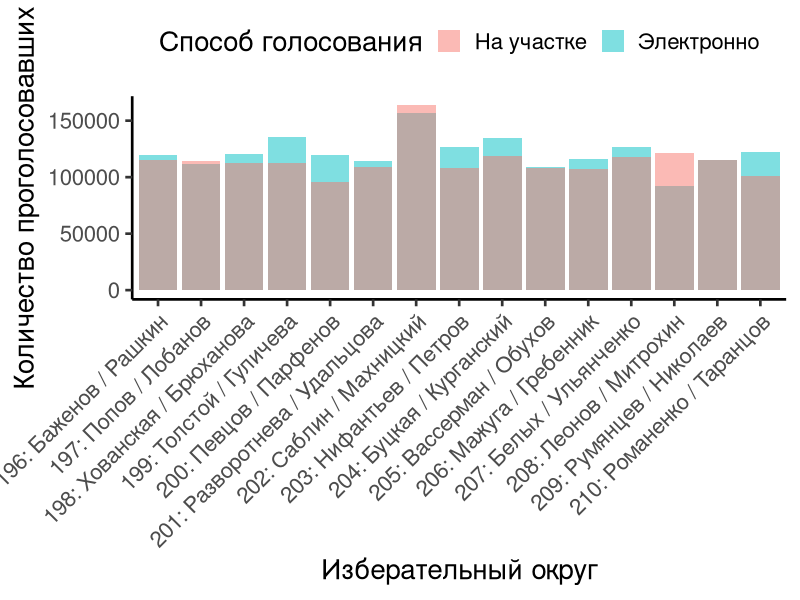
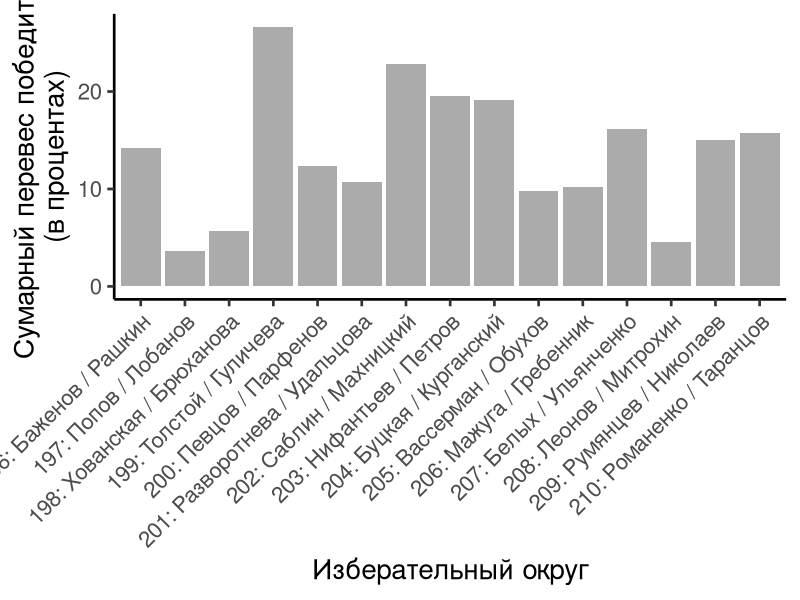
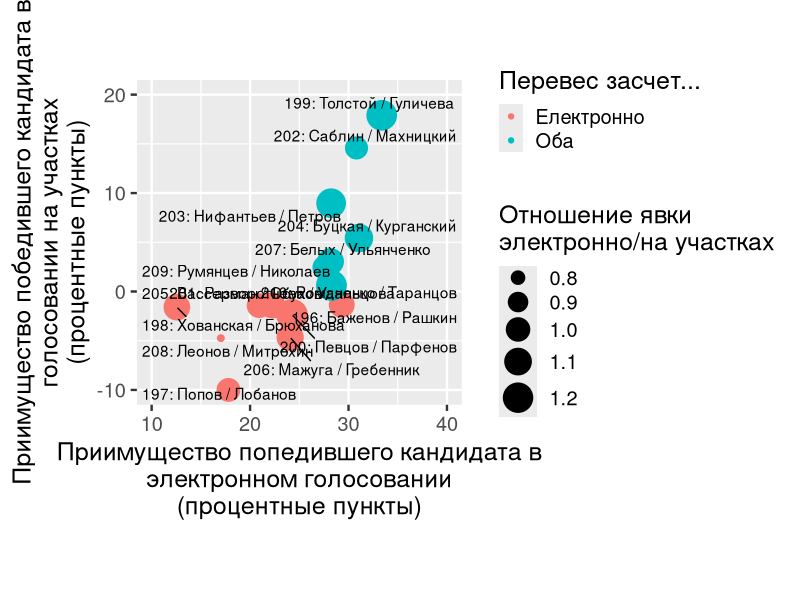
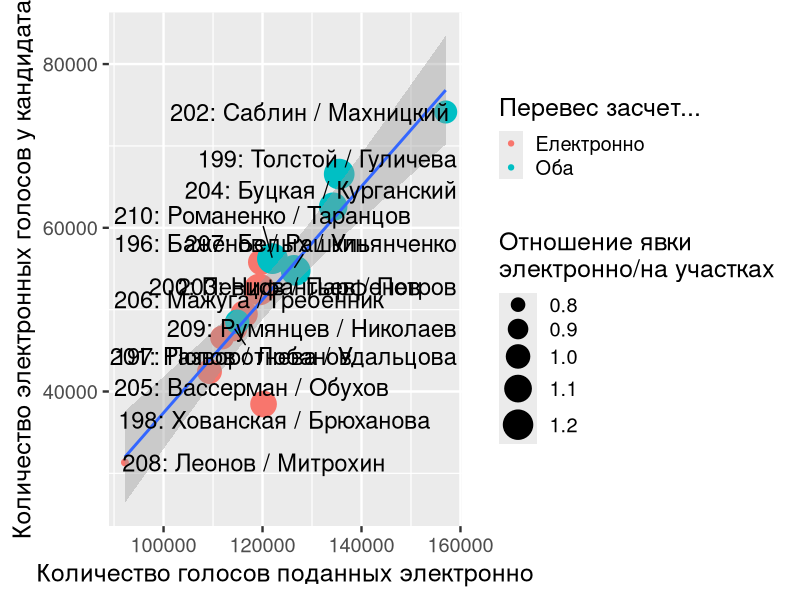

Generate these figures, in order, with R:
## ---- chunk 1
suppressMessages(library(readr))
suppressMessages(library(ggplot2))
suppressMessages(library(reshape2))
suppressMessages(library(dplyr))
suppressMessages(library(tidyr))
options(dplyr.summarise.inform = FALSE)
## ---- chunk 2
setwd("/mnt/e/Workspace/RussiaElections2021")
elections_df = readr::read_tsv("data/elections_meduza_final.tsv")
elections_fdf = elections_df %>%
  dplyr::mutate(elections_candidate_short=gsub("([^ ]+).*", "\\1", elections_candidate)) %>%
  dplyr::group_by(elections_aik) %>%
  dplyr::arrange(dplyr::desc(elections_total_percent)) %>%
  dplyr::mutate(elections_aik_total_count=sum(elections_electronic_count) + sum(elections_inperson_count)) %>%
  dplyr::mutate(elections_aik_electronic_count=sum(elections_electronic_count)) %>%
  dplyr::mutate(elections_aik_inperson_count=sum(elections_inperson_count)) %>%
  dplyr::slice(1:2) %>%
  dplyr::mutate(elections_aik_subtotal_count=sum(elections_electronic_count) + sum(elections_inperson_count)) %>%
  dplyr::group_by(elections_aik, elections_aik_total_count, elections_aik_subtotal_count, elections_aik_electronic_count, elections_aik_inperson_count) %>%
  dplyr::summarize(
    elections_aik_desc=paste0(elections_aik[1], ": ", elections_candidate_short[1], " / ", elections_candidate_short[2]),
    elections_electronic_prcdiff=elections_electronic_percent[1]-elections_electronic_percent[2],
    elections_inperson_prcdiff=elections_inperson_percent[1]-elections_inperson_percent[2],
    elections_total_count1=elections_total_count[1],
    elections_total_count2=elections_total_count[2],
    elections_electronic_percent1=elections_electronic_percent[1],
    elections_electronic_percent2=elections_electronic_percent[2],
    elections_electronic_count1=elections_electronic_count[1],
    elections_electronic_count2=elections_electronic_count[2],
    elections_inperson_percent1=elections_inperson_percent[1],
    elections_inperson_percent2=elections_inperson_percent[2],
    elections_inperson_count1=elections_inperson_count[1],
    elections_inperson_count2=elections_inperson_count[2],
    elections_electronic_diff=elections_electronic_count[1]-elections_electronic_count[2],
    elections_inperson_diff=elections_inperson_count[1]-elections_inperson_count[2],
    elections_total_diff=elections_total_count[1]-elections_total_count[2],
  ) %>%
  dplyr::mutate(elections_decided_by=dplyr::case_when(
    elections_inperson_diff>=0 & elections_electronic_diff>=0 ~ "Оба",
    elections_inperson_diff>=0 & elections_electronic_diff<=0 ~ "На участках",
    elections_electronic_diff>=0 & elections_inperson_diff<=0 ~ "Електронно",
    T<=0 ~ "What?",
  ))
## ---- chunk 3
ggplot(elections_fdf %>% reshape2::melt(id.vars=c("elections_aik", "elections_aik_desc"), measure.vars=c("elections_aik_electronic_count", "elections_aik_inperson_count")) %>% dplyr::mutate(variable=ifelse(grepl("inperson", variable), "На участке", "Электронно"))) +
  geom_bar(aes(x=elections_aik_desc, y=value, fill=variable), stat="identity", alpha=0.5, position=position_nudge()) +
  labs(x="Изберательный округ", y="Количество проголосовавших", fill="Способ голосования") +
  theme_classic(base_size=20)+
  theme(axis.text.x = element_text(angle = 45, hjust=1), legend.position="top")
## ---- chunk 4
ggplot(elections_fdf) +
  geom_bar(aes(x=elections_aik_desc, y=100*elections_total_diff/elections_aik_total_count), stat="identity", alpha=0.5, position=position_nudge()) +
  labs(x="Изберательный округ", y="Сумарный перевес победителя\n(в процентах)", fill="Способ голосования") +
  theme_classic(base_size=20)+
  theme(axis.text.x = element_text(angle = 45, hjust=1), legend.position="top")
## ---- chunk 5
ggplot(elections_fdf, aes(x=elections_electronic_prcdiff, y=elections_inperson_prcdiff)) +
  geom_point(aes(color=elections_decided_by, size=elections_aik_electronic_count/elections_aik_inperson_count)) +
  ggrepel::geom_text_repel(aes(label=elections_aik_desc)) +
  scale_size_continuous(range=c(2, 10)) +
  labs(x="Приимущество попедившего кандидата в\nэлектронном голосовании\n(процентные пункты)", y="Приимущество победившего кандидата в\nголосовании на участках\n(процентные пункты)", color="Перевес засчет...", size="Отношение явки\nэлектронно/на участках") +
  coord_fixed(xlim=c(10, 40), ylim=c(-10, 20)) +
  theme_gray(base_size=18)
## ---- chunk 6
ggplot(elections_fdf, aes(x=elections_aik_electronic_count, y=elections_electronic_count1)) +
  geom_point(aes(color=elections_decided_by, size=elections_aik_electronic_count/elections_aik_inperson_count)) +
  geom_smooth(method="lm") +
  ggrepel::geom_text_repel(aes(label=elections_aik_desc), size=6) +
  scale_size_continuous(range=c(2, 10)) +
  labs(x="Количество голосов поданных электронно", y="Количество электронных голосов у кандидата", size="Отношение явки\nэлектронно/на участках", color="Перевес засчет...") +
  theme_gray(base_size=18)
## ---- chunk 7
elections_model = lm(elections_aik_electronic_count ~ elections_electronic_count1, data=elections_fdf)
intercept_mean = elections_model$coefficients["(Intercept)"]
intercept_ci = confint(elections_model, "(Intercept)", level=0.9998)
print(paste0("Коэфициент корреляции R = ", round(cor(elections_fdf$elections_aik_electronic_count, elections_fdf$elections_electronic_count1), 2)))
print(paste0("Количество голосов у лидирующих кондедатов которое невозможно объяснить явкой (абсцисса равна нулю): ",  round(intercept_mean), " (99.98% Доверительный интервал [", round(intercept_ci[1]), ",", round(intercept_ci[2]), "])"))
